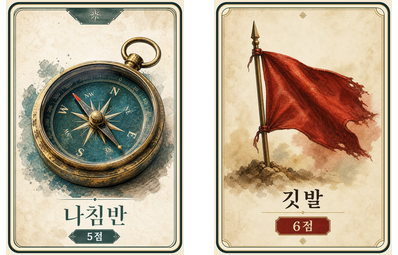
#> input picture 강사용_게임교구_개발/slide_assets_scorecard_order_v1/draw_lose_5_6.png, 398 x 255 px, given in place of AI_00_공통_뒷면_v1.png, which was not available
$ python normalize_team_exploration_card_frames.py
#> lines starting #> are read from the running program, lines starting #| are printed output that depends on the picture; after the words box and inside, x2 and y2 are one past the last pixel; in counts of white or black regions, pixels touching at a corner belong together; pictures that were not available may be replaced by others from this repository, and a replacement may not be noted
#> in normalize_card, im is the input picture: PIL image 398x255 RGBA; mean R, G, B, A 161.5, 146.9, 125.2, 228.1
from pathlib import Path

from PIL import Image, ImageDraw, ImageFont


BASE = Path(__file__).resolve().parent
SRC = BASE / "팀탐험_카드이미지" / "AI생성_단품카드_v1"
OUT = BASE / "팀탐험_카드이미지" / "AI생성_단품카드_프레임외곽맞춤_v3"
SLIDE_ASSETS = BASE / "slide_assets_team_exploration_v1"
TARGET_SIZE = (1050, 1500)
TARGET_RATIO = TARGET_SIZE[0] / TARGET_SIZE[1]

FILES = [
    ("AI_00_공통_뒷면_v1.png", "card_back.png"),
    ("AI_01_깃발_6점_v1.png", "card_flag.png"),
    ("AI_02_나침반_5점_v1.png", "card_compass.png"),
    ("AI_03_지도_4점_v1.png", "card_map.png"),
    ("AI_04_랜턴_3점_v1.png", "card_lantern.png"),
    ("AI_05_로프_2점_v1.png", "card_rope.png"),
    ("AI_06_식량_1점_v1.png", "card_food.png"),
]


# [5 lines left out: function font, not called in this run]


def exterior_content_bbox(im: Image.Image) -> tuple[int, int, int, int]:
    """Find the visible card frame and artwork, excluding near-white exterior margins."""
    import numpy as np

    arr = np.array(im.convert("RGBA"))
    rgb = arr[..., :3]
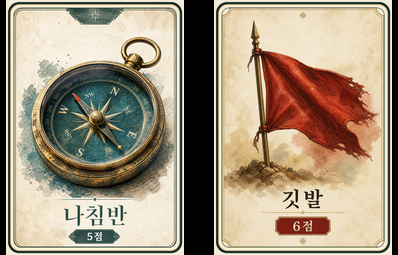
#> rgb: shape (255, 398, 3); mean R, G, B 161.5, 146.9, 125.2
    alpha = arr[..., 3]
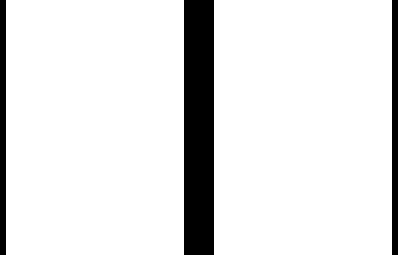
#> alpha: shape (255, 398); 89.4% white; 3 black regions, box (x1, y1, x2, y2) and area: (184, 0, 214, 255) 7650, (0, 0, 6, 255) 1530, (392, 0, 398, 255) 1530
    mask = (alpha > 10) & np.any(rgb < 245, axis=2)
    ys, xs = np.where(mask)
    if len(xs) == 0:
        return (0, 0, im.width, im.height)
    return (int(xs.min()), int(ys.min()), int(xs.max()) + 1, int(ys.max()) + 1)


# [40 lines left out: function expand_bbox_to_ratio, not called in this run]


def normalize_card(src_path: Path, out_path: Path) -> Image.Image:
    im = Image.open(src_path).convert("RGBA")
    bbox = exterior_content_bbox(im)
#> bbox = (6, 0, 392, 255)
    cropped = im.crop(bbox)
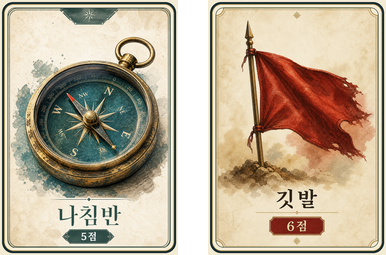
#> cropped: PIL image 386x255 RGBA; mean R, G, B, A 166.5, 151.4, 129.1, 235.2; transparent parts drawn white
    normalized = cropped.resize(TARGET_SIZE, Image.Resampling.LANCZOS)
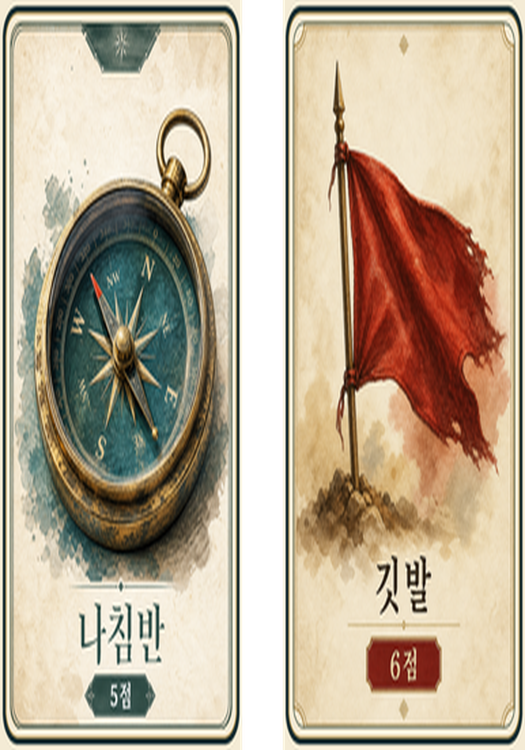
#> normalized: PIL image 1050x1500 RGBA (shown at 1/2 size); mean R, G, B, A 168.7, 153.7, 131.3, 235.2; transparent parts drawn white
    normalized.save(out_path)
    return normalized


# [34 lines left out: functions contain, make_montage, not called in this run]


def main() -> None:
    OUT.mkdir(parents=True, exist_ok=True)
    SLIDE_ASSETS.mkdir(parents=True, exist_ok=True)
    normalized_images = []

    for source_name, slide_name in FILES:
        source_path = SRC / source_name
        out_path = OUT / source_name
        slide_path = SLIDE_ASSETS / slide_name
        normalized = normalize_card(source_path, out_path)
        normalized.save(slide_path)
        normalized_images.append((source_name, normalized))
#> pass 2 of the loop in main, `for source_name, slide_name in FILES:`:
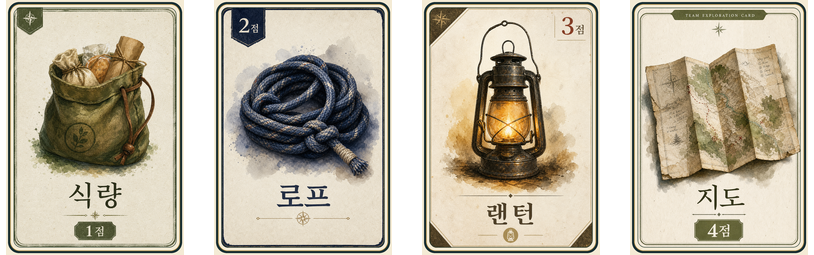
#> input picture 강사용_게임교구_개발/slide_assets_scorecard_order_v1/draw_win_1_2_3_4.png, 814 x 255 px, given in place of AI_01_깃발_6점_v1.png, which was not available
#> in normalize_card, im is the input picture: PIL image 814x255 RGBA; mean R, G, B, A 157.4, 149.4, 130.9, 223
#> rgb: shape (255, 814, 3)
#> in exterior_content_bbox (call 2), `alpha = arr[..., 3]`:
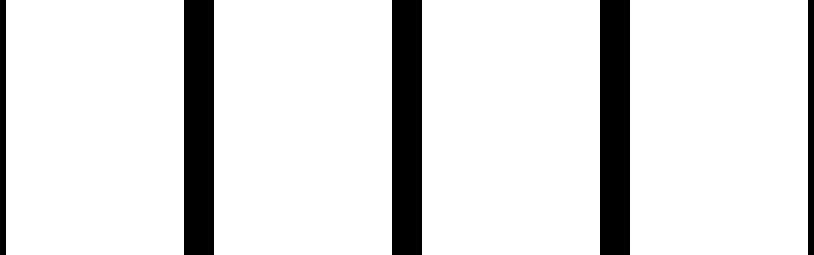
#> alpha: shape (255, 814); 87.5% white; 5 black regions, box (x1, y1, x2, y2) and area: (184, 0, 214, 255) 7650, (392, 0, 422, 255) 7650, (600, 0, 630, 255) 7650, (0, 0, 6, 255) 1530, (808, 0, 814, 255) 1530
#> bbox = (6, 0, 808, 255)
#> cropped: PIL image 802x255 RGBA
#> in normalize_card (call 2), `normalized = cropped.resize(TARGET_SIZE, Image.Resampling.LANCZOS)`:
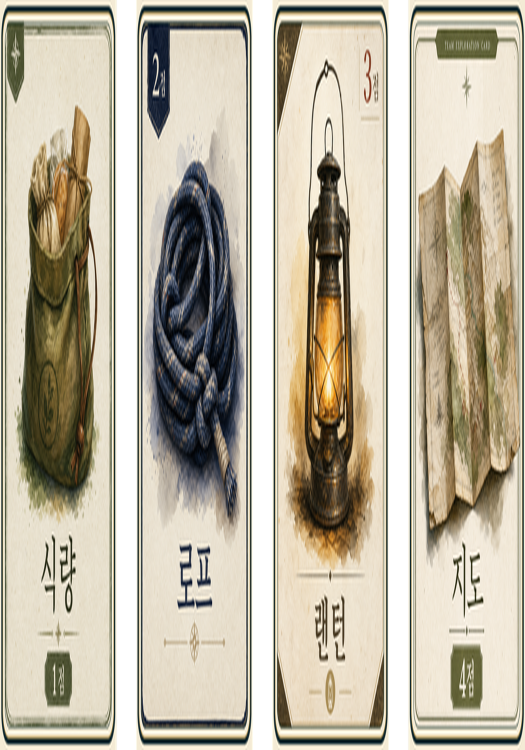
#> normalized: PIL image 1050x1500 RGBA (shown at 1/2 size); mean R, G, B, A 162, 153.9, 135.2, 226.4; transparent parts drawn white

    make_montage(normalized_images)
    print(f"target_size={TARGET_SIZE[0]}x{TARGET_SIZE[1]}")
    print(OUT)


if __name__ == "__main__":
#> (the run stopped early here; a loop or call above may not have finished)
